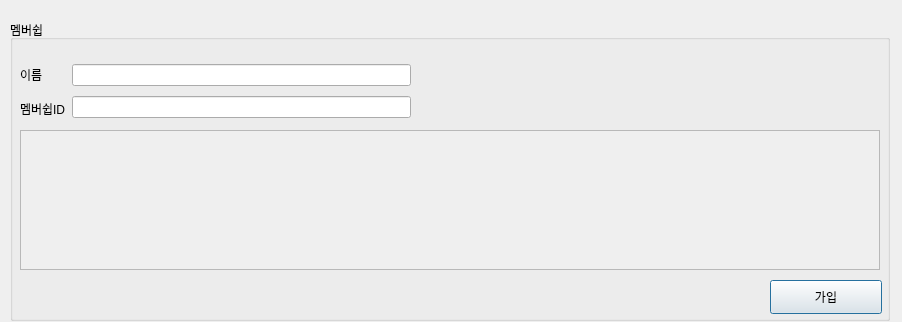
<?xml version="1.0" encoding="UTF-8"?>
<ui version="4.0">
 <class>Dialog</class>
 <widget class="QDialog" name="Dialog">
  <property name="geometry">
   <rect>
    <x>0</x>
    <y>0</y>
    <width>902</width>
    <height>322</height>
   </rect>
  </property>
  <property name="windowTitle">
   <string>Dialog</string>
  </property>
  <widget class="QGroupBox" name="groupBox">
   <property name="geometry">
    <rect>
     <x>10</x>
     <y>20</y>
     <width>880</width>
     <height>301</height>
    </rect>
   </property>
   <property name="title">
    <string>멤버쉽</string>
   </property>
   <property name="flat">
    <bool>true</bool>
   </property>
   <widget class="QScrollArea" name="scrollArea_12">
    <property name="geometry">
     <rect>
      <x>10</x>
      <y>110</y>
      <width>860</width>
      <height>140</height>
     </rect>
    </property>
    <property name="widgetResizable">
     <bool>true</bool>
    </property>
    <widget class="QWidget" name="scrollAreaWidgetContents_12">
     <property name="geometry">
      <rect>
       <x>0</x>
       <y>0</y>
       <width>858</width>
       <height>138</height>
      </rect>
     </property>
     <widget class="QWidget" name="gridLayoutWidget_12">
      <property name="geometry">
       <rect>
        <x>0</x>
        <y>0</y>
        <width>861</width>
        <height>131</height>
       </rect>
      </property>
      <layout class="QGridLayout" name="gridLayout_12"/>
     </widget>
    </widget>
   </widget>
   <widget class="QWidget" name="horizontalLayoutWidget_12">
    <property name="geometry">
     <rect>
      <x>10</x>
      <y>40</y>
      <width>391</width>
      <height>63</height>
     </rect>
    </property>
    <layout class="QHBoxLayout" name="horizontalLayout_24">
     <item>
      <layout class="QVBoxLayout" name="verticalLayout_3">
       <item>
        <widget class="QLabel" name="label_8">
         <property name="enabled">
          <bool>true</bool>
         </property>
         <property name="text">
          <string>이름</string>
         </property>
        </widget>
       </item>
       <item>
        <widget class="QLabel" name="label_9">
         <property name="enabled">
          <bool>true</bool>
         </property>
         <property name="autoFillBackground">
          <bool>false</bool>
         </property>
         <property name="text">
          <string>멤버쉽ID</string>
         </property>
        </widget>
       </item>
      </layout>
     </item>
     <item>
      <layout class="QVBoxLayout" name="verticalLayout_4">
       <item>
        <widget class="QLineEdit" name="lineEdit_3"/>
       </item>
       <item>
        <widget class="QLineEdit" name="lineEdit_6"/>
       </item>
      </layout>
     </item>
    </layout>
   </widget>
   <widget class="QPushButton" name="pushButton_6">
    <property name="geometry">
     <rect>
      <x>760</x>
      <y>260</y>
      <width>112</width>
      <height>34</height>
     </rect>
    </property>
    <property name="text">
     <string>가입</string>
    </property>
   </widget>
  </widget>
 </widget>
 <resources/>
 <connections/>
</ui>
